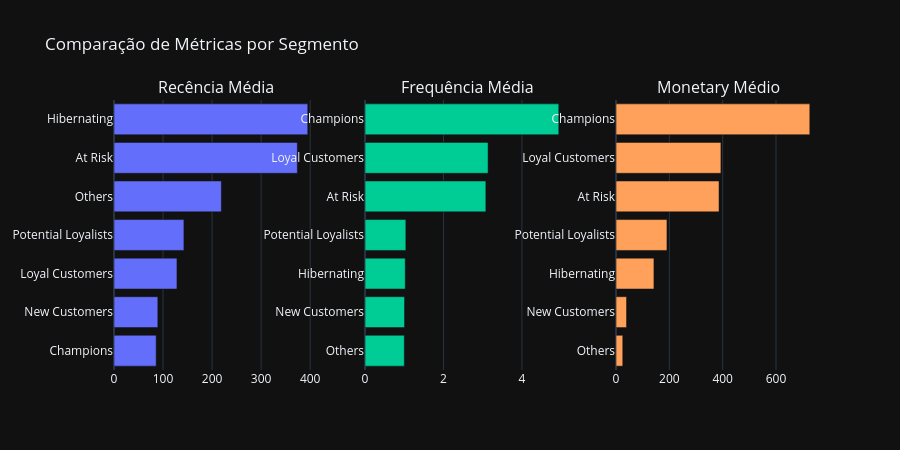

Notebook source saved alongside this figure:
### Code cell
fig = make_subplots(rows=1, cols=3, subplot_titles=["Recência Média", "Frequência Média", "Monetary Médio"])

for i, (col, color) in enumerate([("recency_media", "#636EFA"), ("frequency_media", "#00CC96"), ("monetary_media", "#FFA15A")]):
    sorted_data = seg_metrics.sort_values(col)
    fig.add_trace(
        go.Bar(x=sorted_data[col], y=sorted_data["segment"], orientation="h", marker_color=color, name=col),
        row=1, col=i + 1,
    )

fig.update_layout(template="plotly_dark", height=450, showlegend=False, title="Comparação de Métricas por Segmento")
fig.show()

### Figure 1 — Plotly figure (JSON) as saved in the notebook; plotly's stock layout.template omitted (floating-point values rounded to 4 significant figures)
{"data": [{"marker": {"color": "#636EFA"}, "name": "recency_media", "orientation": "h", "type": "bar", "x": [85.97, 89.37, 128.4, 142.6, 218.9, 373.8, 395.0], "xaxis": "x", "y": ["Champions", "New Customers", "Loyal Customers", "Potential Loyalists", "Others", "At Risk", "Hibernating"], "yaxis": "y"}, {"marker": {"color": "#00CC96"}, "name": "frequency_media", "orientation": "h", "type": "bar", "x": [1.002, 1.008, 1.025, 1.041, 3.081, 3.137, 4.939], "xaxis": "x2", "y": ["Others", "New Customers", "Hibernating", "Potential Loyalists", "At Risk", "Loyal Customers", "Champions"], "yaxis": "y2"}, {"marker": {"color": "#FFA15A"}, "name": "monetary_media", "orientation": "h", "type": "bar", "x": [25.2, 39.37, 142.1, 190.9, 386.3, 393.4, 726.8], "xaxis": "x3", "y": ["Others", "New Customers", "Hibernating", "Potential Loyalists", "At Risk", "Loyal Customers", "Champions"], "yaxis": "y3"}], "layout": {"annotations": [{"font": {"size": 16}, "showarrow": false, "text": "Recência Média", "x": 0.1444, "xanchor": "center", "xref": "paper", "y": 1.0, "yanchor": "bottom", "yref": "paper"}, {"font": {"size": 16}, "showarrow": false, "text": "Frequência Média", "x": 0.5, "xanchor": "center", "xref": "paper", "y": 1.0, "yanchor": "bottom", "yref": "paper"}, {"font": {"size": 16}, "showarrow": false, "text": "Monetary Médio", "x": 0.8556, "xanchor": "center", "xref": "paper", "y": 1.0, "yanchor": "bottom", "yref": "paper"}], "height": 450, "showlegend": false, "title": {"text": "Comparação de Métricas por Segmento"}, "xaxis": {"anchor": "y", "domain": [0.0, 0.2889]}, "xaxis2": {"anchor": "y2", "domain": [0.3556, 0.6444]}, "xaxis3": {"anchor": "y3", "domain": [0.7111, 1.0]}, "yaxis": {"anchor": "x", "domain": [0.0, 1.0]}, "yaxis2": {"anchor": "x2", "domain": [0.0, 1.0]}, "yaxis3": {"anchor": "x3", "domain": [0.0, 1.0]}}}
